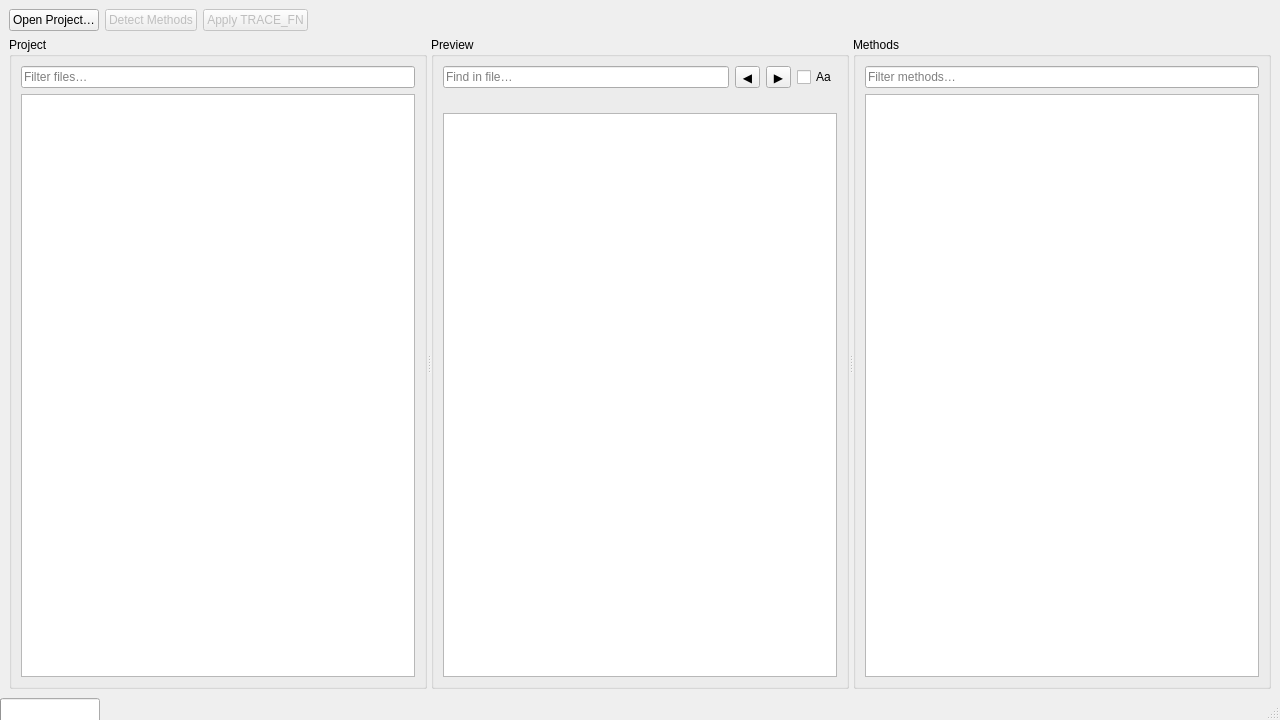
<?xml version="1.0" encoding="UTF-8"?>
<ui version="4.0">
 <class>MainWindow</class>
 <widget class="QMainWindow" name="MainWindow">
  <property name="geometry"><rect><x>0</x><y>0</y><width>1280</width><height>720</height></rect></property>
  <property name="windowTitle"><string>Ronia Trace Tool</string></property>
  <widget class="QWidget" name="centralwidget">
   <layout class="QVBoxLayout" name="rootLayout">
    <item>
     <layout class="QHBoxLayout" name="toolbarRow">
      <item><widget class="QPushButton" name="btnOpenProject"><property name="text"><string>Open Project…</string></property></widget></item>
      <item><widget class="QPushButton" name="btnDetectMethods"><property name="text"><string>Detect Methods</string></property><property name="enabled"><bool>false</bool></property></widget></item>
      <item><widget class="QPushButton" name="btnApplyTrace"><property name="text"><string>Apply TRACE_FN</string></property><property name="enabled"><bool>false</bool></property></widget></item>
      <item><spacer><property name="orientation"><enum>Qt::Horizontal</enum></property><property name="sizeHint" stdset="0"><size><width>40</width><height>20</height></size></property></spacer></item>
     </layout>
    </item>
    <item>
     <widget class="QSplitter" name="splitter">
      <property name="orientation"><enum>Qt::Horizontal</enum></property>

      <!-- ===================== PROJECT PANEL ===================== -->
      <widget class="QGroupBox" name="grpProject">
       <property name="title"><string>Project</string></property>
       <layout class="QVBoxLayout" name="projectLayout">
        <item>
         <layout class="QHBoxLayout" name="projectSearchRow">
          <item>
           <widget class="QLineEdit" name="txtFilterProject">
            <property name="placeholderText"><string>Filter files…</string></property>
            <property name="clearButtonEnabled"><bool>true</bool></property>
           </widget>
          </item>
         </layout>
        </item>
        <item><widget class="QTreeView" name="treeProject"/></item>
       </layout>
      </widget>

      <!-- ===================== PREVIEW PANEL ===================== -->
      <widget class="QGroupBox" name="grpPreview">
       <property name="title"><string>Preview</string></property>
       <layout class="QVBoxLayout" name="previewLayout">
        <item>
         <layout class="QHBoxLayout" name="previewSearchRow">
          <item>
           <widget class="QLineEdit" name="txtFilterPreview">
            <property name="placeholderText"><string>Find in file…</string></property>
            <property name="clearButtonEnabled"><bool>true</bool></property>
           </widget>
          </item>
          <item>
           <widget class="QToolButton" name="btnFindPrev">
            <property name="text"><string>◀</string></property>
            <property name="toolTip"><string>Find previous (Shift+F3)</string></property>
           </widget>
          </item>
          <item>
           <widget class="QToolButton" name="btnFindNext">
            <property name="text"><string>▶</string></property>
            <property name="toolTip"><string>Find next (F3)</string></property>
           </widget>
          </item>
          <item>
           <widget class="QCheckBox" name="chkCaseSensitive">
            <property name="text"><string>Aa</string></property>
            <property name="toolTip"><string>Case sensitive</string></property>
           </widget>
          </item>
         </layout>
        </item>
        <item>
         <widget class="QLabel" name="lblFindCounter">
          <property name="text"><string/></property>
          <property name="styleSheet"><string notr="true">color: gray; font-size: 11px;</string></property>
         </widget>
        </item>
        <item><widget class="QPlainTextEdit" name="txtPreview"><property name="readOnly"><bool>true</bool></property></widget></item>
       </layout>
      </widget>

      <!-- ===================== METHODS PANEL ===================== -->
      <widget class="QGroupBox" name="grpMethods">
       <property name="title"><string>Methods</string></property>
       <layout class="QVBoxLayout" name="methodsLayout">
        <item>
         <layout class="QHBoxLayout" name="methodsSearchRow">
          <item>
           <widget class="QLineEdit" name="txtFilterMethods">
            <property name="placeholderText"><string>Filter methods…</string></property>
            <property name="clearButtonEnabled"><bool>true</bool></property>
           </widget>
          </item>
         </layout>
        </item>
        <item><widget class="QTableView" name="tblMethods"/></item>
       </layout>
      </widget>

     </widget>
    </item>
   </layout>
  </widget>
  <widget class="QStatusBar" name="statusbar">
   <widget class="QProgressBar" name="progressBar">
    <property name="maximumSize"><size><width>200</width><height>16777215</height></size></property>
    <property name="visible"><bool>false</bool></property>
   </widget>
  </widget>
 </widget>
 <resources/>
 <connections/>
</ui>
